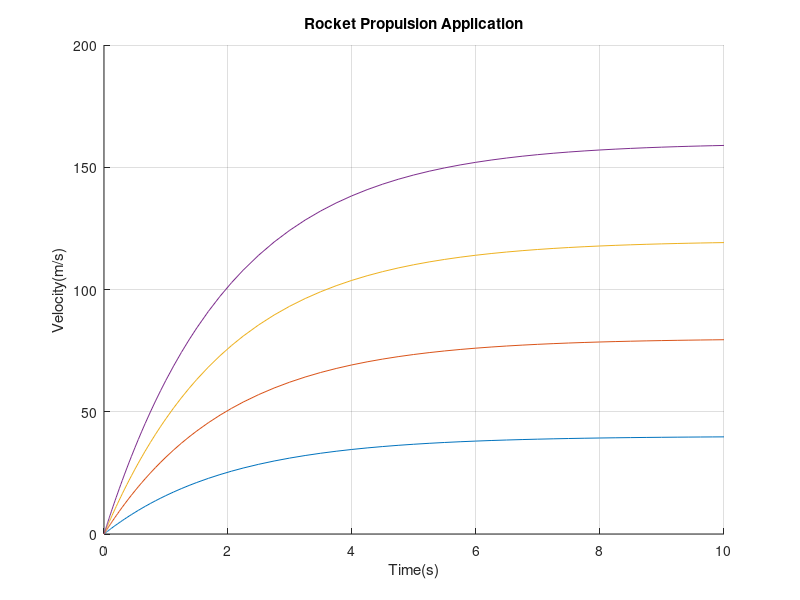

Write the MATLAB code that produced this figure.
% Given constants
m = 1000;     
c = 500;
v0 = 0;
timeInt = [0 10];
thrustV = [20000 40000 60000 80000];

% Loop through each thrust value and solve using ode 45
hold on
for i = 1:length(thrustV)
    f = thrustV(i);
    [t,v] = ode45(@(t,v) (f - c*v)/m, timeInt, v0);

    % Plot values
    plot(t, v)

    % Report values at each N level
    fprintf("When thrust is at %d N, velocity after 10 s is %.2f m/s\n",f,v(end));
end
grid on
title('Rocket Propulsion Application')
xlabel('Time(s)')
ylabel('Velocity(m/s)')
